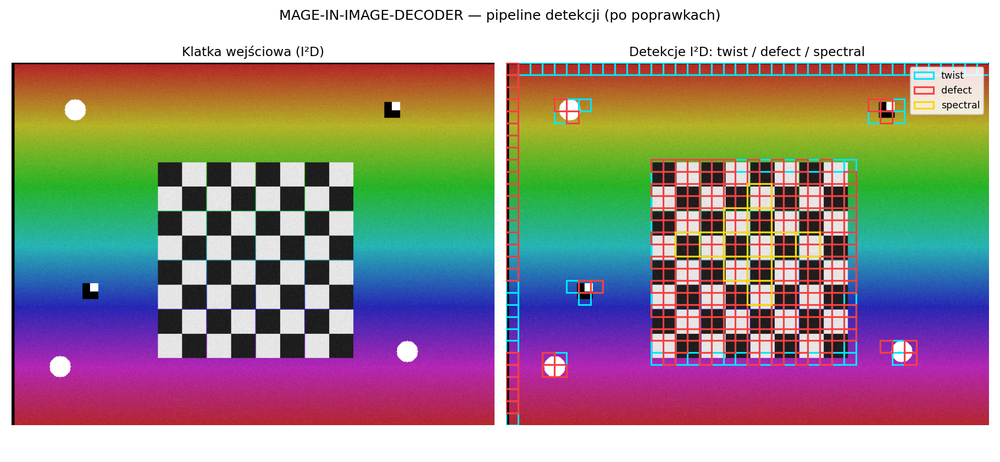
#> input picture 01_dashboard_detekcje.png, 1000 x 462 px, shrunk from 1820 x 840 before the run; its folder holds only this picture in this run
$ python stereo_overlay.py 01_dashboard_detekcje.png 01_dashboard_detekcje.png
#> lines starting #> are read from the running program, lines starting #| are printed output that depends on the picture; after the words box and inside, x2 and y2 are one past the last pixel; in counts of white or black regions, pixels touching at a corner belong together
#> in main, left is the input picture: shape (462, 1000, 3); mean B, G, R 141.8, 145.4, 156.8
"""Szybkie nakładki stereoskopowe z pary lewy/prawy obraz.

Wymaga obrazów tej samej wielkości, najlepiej po rektyfikacji. Mapa
disparycji jest poglądowa; bez kalibracji nie daje głębokości w metrach.
"""
from __future__ import annotations

import argparse
import json
from pathlib import Path

import cv2
import numpy as np


def make_overlays(left: np.ndarray, right: np.ndarray) -> dict:
    if left is None or right is None or left.shape != right.shape:
        raise ValueError("Potrzebne są dwa obrazy BGR o identycznych wymiarach")
    if left.ndim != 3 or left.shape[2] != 3 or left.dtype != np.uint8:
        raise ValueError("Obrazy muszą mieć format BGR uint8")
    height, width = left.shape[:2]
#> height = 462; width = 1000
    if width < 64 or height < 16:
        raise ValueError("Obrazy stereoskopowe muszą mieć co najmniej 64×16 pikseli")

    left_gray = cv2.cvtColor(left, cv2.COLOR_BGR2GRAY)
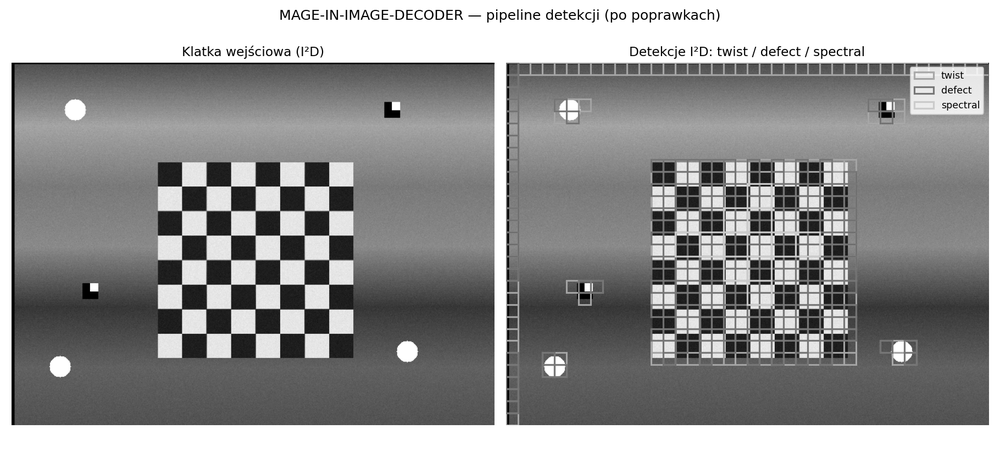
#> left_gray: shape (462, 1000); min 0, max 255, mean 148.4
    right_gray = cv2.cvtColor(right, cv2.COLOR_BGR2GRAY)
    anaglyph = np.empty_like(left)
    anaglyph[:, :, 2] = left_gray   # czerwony kanał z lewego
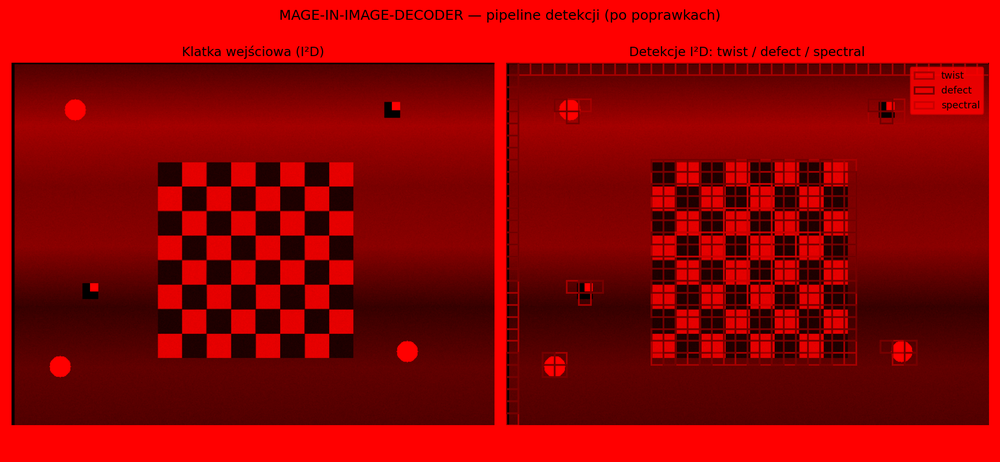
#> anaglyph: shape (462, 1000, 3); mean of channels 0, 1, 2 0, 0, 148.4; drawn as B, G, R
    anaglyph[:, :, 1] = right_gray  # zielony + niebieski z prawego
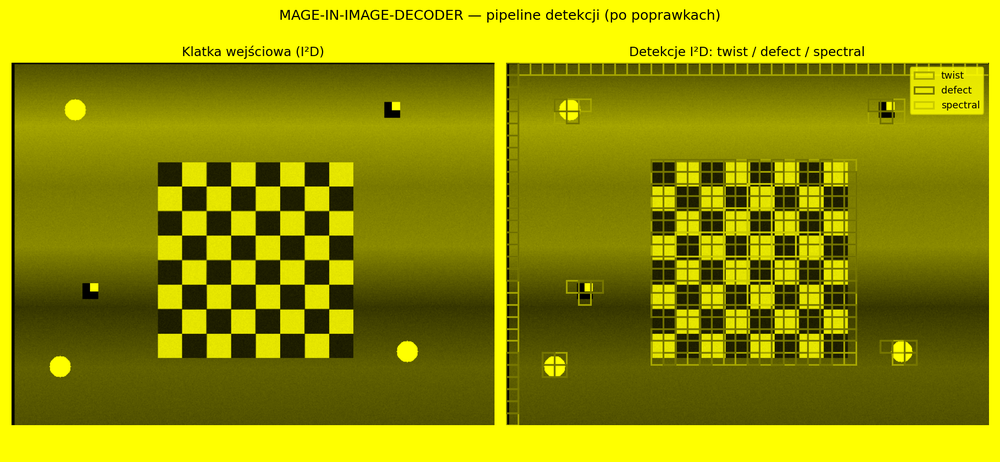
#> anaglyph: shape (462, 1000, 3); mean of channels 0, 1, 2 0, 148.4, 148.4; drawn as B, G, R
    anaglyph[:, :, 0] = right_gray

    num_disparities = max(16, min(64, (width // 16 - 1) * 16))
#> num_disparities = 64
    matcher = cv2.StereoSGBM_create(
        minDisparity=0, numDisparities=num_disparities, blockSize=5,
        P1=8 * 25, P2=32 * 25, uniquenessRatio=10,
        speckleWindowSize=50, speckleRange=2, disp12MaxDiff=1,
    )
    disparity = matcher.compute(left_gray, right_gray).astype(np.float32) / 16.0
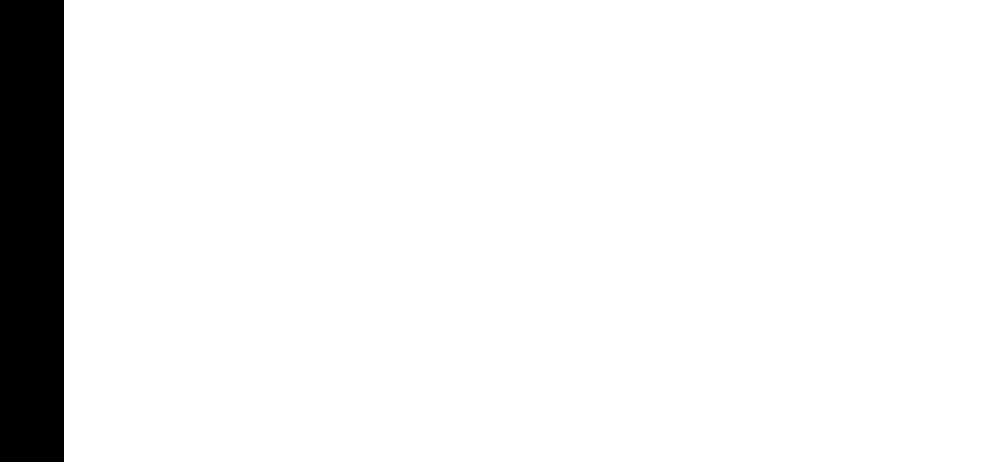
#> disparity: shape (462, 1000) float32; values -1 (black) and 0 (white), 93.6% white; 1 black region, box (x1, y1, x2, y2) and area: (0, 0, 64, 462) 29568
    valid = np.isfinite(disparity) & (disparity > 0)
#> valid: shape (462, 1000) bool; every value is 0
    color = np.zeros_like(left)
    overlay = left.copy()
    if np.any(valid):
        low, high = np.percentile(disparity[valid], [5, 95])
        scale = max(float(high - low), 1e-6)
        normalized = np.clip((disparity - low) / scale * 255, 0, 255).astype(np.uint8)
        color = cv2.applyColorMap(normalized, cv2.COLORMAP_TURBO)
        color[~valid] = 0
        blend = cv2.addWeighted(left, 0.45, color, 0.55, 0)
        overlay[valid] = blend[valid]

    return {
        "anaglyph": anaglyph,
        "disparity_overlay": overlay,
        "disparity_color": color,
        "valid_fraction": float(np.mean(valid)),
        "metric_depth": False,
    }


def main():
    parser = argparse.ArgumentParser(description=__doc__)
    parser.add_argument("left", help="Lewy obraz")
    parser.add_argument("right", help="Prawy obraz")
    parser.add_argument("--output-dir", default="stereo_output")
    args = parser.parse_args()
    left = cv2.imread(args.left, cv2.IMREAD_COLOR)
    right = cv2.imread(args.right, cv2.IMREAD_COLOR)
    result = make_overlays(left, right)
#> result = 5 items
    output = Path(args.output_dir)
    output.mkdir(parents=True, exist_ok=True)
    for key in ("anaglyph", "disparity_overlay", "disparity_color"):
        if not cv2.imwrite(str(output / f"{key}.png"), result[key]):
            raise OSError(f"Nie można zapisać {key}.png")
    (output / "info.json").write_text(json.dumps({
        "valid_fraction": result["valid_fraction"],
        "metric_depth": False,
        "note": "Disparycja poglądowa; brak kalibracji i głębokości w metrach.",
    }, indent=2) + "\n", encoding="utf-8")
    print(f"Nakładki: {output.resolve()}")


if __name__ == "__main__":
    main()
